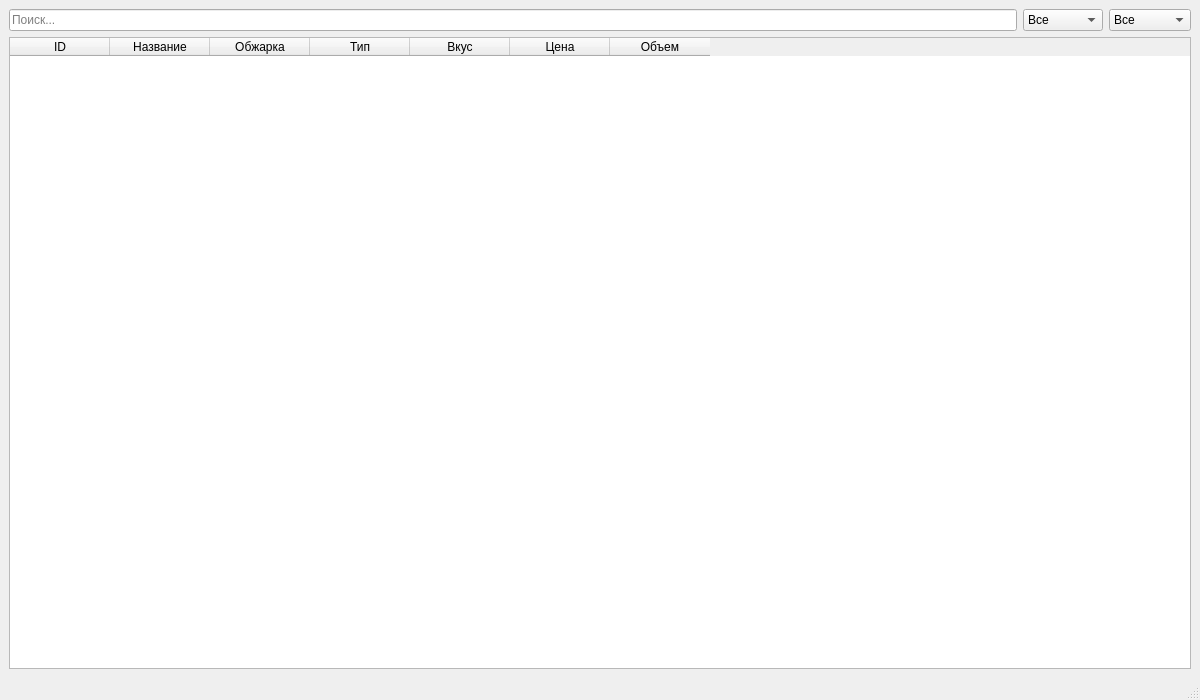
<?xml version="1.0" encoding="UTF-8"?>
<ui version="4.0">
 <class>MainWindow</class>
 <widget class="QMainWindow" name="MainWindow">
  <property name="geometry">
   <rect>
    <x>0</x>
    <y>0</y>
    <width>1200</width>
    <height>700</height>
   </rect>
  </property>
  <property name="windowTitle">
   <string>Кофейная карта</string>
  </property>
  <widget class="QWidget" name="centralwidget">
   <layout class="QVBoxLayout" name="verticalLayout">
    <item>
     <layout class="QHBoxLayout" name="horizontalLayout">
      <item>
       <widget class="QLineEdit" name="searchInput">
        <property name="placeholderText">
         <string>Поиск...</string>
        </property>
       </widget>
      </item>
      <item>
       <widget class="QComboBox" name="roastFilter">
        <item>
         <property name="text">
          <string>Все</string>
         </property>
        </item>
        <item>
         <property name="text">
          <string>Светлая</string>
         </property>
        </item>
        <item>
         <property name="text">
          <string>Средняя</string>
         </property>
        </item>
        <item>
         <property name="text">
          <string>Темная</string>
         </property>
        </item>
       </widget>
      </item>
      <item>
       <widget class="QComboBox" name="typeFilter">
        <item>
         <property name="text">
          <string>Все</string>
         </property>
        </item>
        <item>
         <property name="text">
          <string>В зернах</string>
         </property>
        </item>
        <item>
         <property name="text">
          <string>Молотый</string>
         </property>
        </item>
       </widget>
      </item>
     </layout>
    </item>
    <item>
     <widget class="QTableWidget" name="coffeeTable">
      <property name="alternatingRowColors">
       <bool>true</bool>
      </property>
      <column>
       <property name="text">
        <string>ID</string>
       </property>
      </column>
      <column>
       <property name="text">
        <string>Название</string>
       </property>
      </column>
      <column>
       <property name="text">
        <string>Обжарка</string>
       </property>
      </column>
      <column>
       <property name="text">
        <string>Тип</string>
       </property>
      </column>
      <column>
       <property name="text">
        <string>Вкус</string>
       </property>
      </column>
      <column>
       <property name="text">
        <string>Цена</string>
       </property>
      </column>
      <column>
       <property name="text">
        <string>Объем</string>
       </property>
      </column>
     </widget>
    </item>
   </layout>
  </widget>
  <widget class="QStatusBar" name="statusbar"/>
 </widget>
 <resources/>
 <connections/>
</ui>
